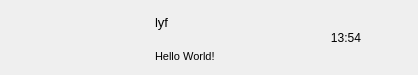
<?xml version="1.0" encoding="UTF-8"?>
<ui version="4.0">
 <class>ChatUserWid</class>
 <widget class="QWidget" name="ChatUserWid">
  <property name="geometry">
   <rect>
    <x>0</x>
    <y>0</y>
    <width>418</width>
    <height>75</height>
   </rect>
  </property>
  <property name="minimumSize">
   <size>
    <width>0</width>
    <height>75</height>
   </size>
  </property>
  <property name="maximumSize">
   <size>
    <width>16777215</width>
    <height>75</height>
   </size>
  </property>
  <property name="windowTitle">
   <string>Form</string>
  </property>
  <layout class="QHBoxLayout" name="horizontalLayout">
   <property name="spacing">
    <number>5</number>
   </property>
   <property name="leftMargin">
    <number>6</number>
   </property>
   <property name="topMargin">
    <number>2</number>
   </property>
   <property name="rightMargin">
    <number>6</number>
   </property>
   <property name="bottomMargin">
    <number>2</number>
   </property>
   <item>
    <widget class="QWidget" name="icon_wid" native="true">
     <property name="sizePolicy">
      <sizepolicy hsizetype="Fixed" vsizetype="Fixed">
       <horstretch>0</horstretch>
       <verstretch>0</verstretch>
      </sizepolicy>
     </property>
     <property name="minimumSize">
      <size>
       <width>60</width>
       <height>60</height>
      </size>
     </property>
     <property name="maximumSize">
      <size>
       <width>60</width>
       <height>60</height>
      </size>
     </property>
     <widget class="QLabel" name="icon_lb">
      <property name="geometry">
       <rect>
        <x>7</x>
        <y>12</y>
        <width>45</width>
        <height>45</height>
       </rect>
      </property>
      <property name="minimumSize">
       <size>
        <width>45</width>
        <height>45</height>
       </size>
      </property>
      <property name="maximumSize">
       <size>
        <width>45</width>
        <height>45</height>
       </size>
      </property>
      <property name="text">
       <string/>
      </property>
      <property name="alignment">
       <set>Qt::AlignCenter</set>
      </property>
     </widget>
     <widget class="QLabel" name="red_point">
      <property name="geometry">
       <rect>
        <x>27</x>
        <y>0</y>
        <width>30</width>
        <height>30</height>
       </rect>
      </property>
      <property name="minimumSize">
       <size>
        <width>30</width>
        <height>30</height>
       </size>
      </property>
      <property name="maximumSize">
       <size>
        <width>30</width>
        <height>30</height>
       </size>
      </property>
      <property name="text">
       <string/>
      </property>
     </widget>
    </widget>
   </item>
   <item>
    <widget class="QWidget" name="user_info_wid" native="true">
     <property name="minimumSize">
      <size>
       <width>120</width>
       <height>0</height>
      </size>
     </property>
     <property name="maximumSize">
      <size>
       <width>120</width>
       <height>16777215</height>
      </size>
     </property>
     <layout class="QVBoxLayout" name="verticalLayout">
      <property name="leftMargin">
       <number>2</number>
      </property>
      <property name="topMargin">
       <number>5</number>
      </property>
      <property name="rightMargin">
       <number>2</number>
      </property>
      <property name="bottomMargin">
       <number>5</number>
      </property>
      <item>
       <widget class="QLabel" name="user_name_lb">
        <property name="minimumSize">
         <size>
          <width>0</width>
          <height>30</height>
         </size>
        </property>
        <property name="maximumSize">
         <size>
          <width>16777215</width>
          <height>30</height>
         </size>
        </property>
        <property name="font">
         <font>
          <pointsize>10</pointsize>
         </font>
        </property>
        <property name="text">
         <string>lyf</string>
        </property>
       </widget>
      </item>
      <item>
       <widget class="QLabel" name="user_chat_lb">
        <property name="minimumSize">
         <size>
          <width>0</width>
          <height>30</height>
         </size>
        </property>
        <property name="maximumSize">
         <size>
          <width>130</width>
          <height>30</height>
         </size>
        </property>
        <property name="font">
         <font>
          <pointsize>8</pointsize>
         </font>
        </property>
        <property name="text">
         <string>Hello World!</string>
        </property>
       </widget>
      </item>
     </layout>
    </widget>
   </item>
   <item>
    <widget class="QWidget" name="time_wid" native="true">
     <property name="sizePolicy">
      <sizepolicy hsizetype="Fixed" vsizetype="Fixed">
       <horstretch>0</horstretch>
       <verstretch>0</verstretch>
      </sizepolicy>
     </property>
     <property name="minimumSize">
      <size>
       <width>50</width>
       <height>50</height>
      </size>
     </property>
     <property name="maximumSize">
      <size>
       <width>50</width>
       <height>50</height>
      </size>
     </property>
     <widget class="QLabel" name="time_lb">
      <property name="geometry">
       <rect>
        <x>0</x>
        <y>20</y>
        <width>54</width>
        <height>12</height>
       </rect>
      </property>
      <property name="text">
       <string>13:54</string>
      </property>
      <property name="alignment">
       <set>Qt::AlignCenter</set>
      </property>
     </widget>
    </widget>
   </item>
  </layout>
 </widget>
 <resources/>
 <connections/>
</ui>
